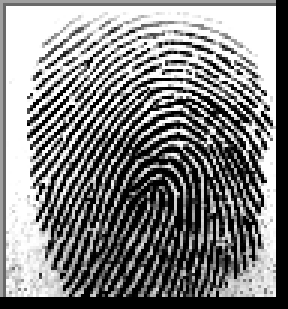
#> input picture apps/backend/tests/fixtures/socofing_real/100__M_Left_index_finger.BMP, 96 x 103 px (shown 3 times larger); its folder holds only this picture in this run
$ python -i gabor.py   (imports and definitions only)   (older library calls are emulated)
#> lines starting #> are read from the running program, lines starting #| are printed output that depends on the picture; after the words box and inside, x2 and y2 are one past the last pixel; in counts of white or black regions, pixels touching at a corner belong together
#> further down, picture is the input picture: shape (103, 96, 3); min 0, max 255, mean 130
"""Local Ridge Frequency estimation and Quality Map for fingerprints.

Implements the x-signature projection for local ridge frequency estimation
(Hong et al. 1998) and a 1-NN quality classifier (amplitude, frequency,
variance).  These outputs feed both the quality mask and the DPI-scaling
for the spurious-filter thresholds.

The actual Gabor 2D filtering is handled by :class:`CpuEnhancer`.  This
module focuses on the *measurements* needed to make downstream filters
robust against variable ridge spacing (latent prints, oblique captures).

Module 1 of the LATENT_AFIS_SOTA research plan.
"""

from __future__ import annotations

import logging

import cv2
import numpy as np
from scipy import ndimage, signal

from src.core.config import config
from src.core.interfaces import IPipelineStep, PipelineContext

logger = logging.getLogger(__name__)

# ---------------------------------------------------------------------------
# Constants (500 DPI basis — thresholds are DPI-scaled elsewhere)
# ---------------------------------------------------------------------------

# [1 line that did not run here, left out]
# [1 line that did not run here, left out]
# [1 line that did not run here, left out]
# [1 line that did not run here, left out]
# [1 line that did not run here, left out]

# Quality-map classification prototypes (Hong 1-NN)
# Each row: (amplitude, frequency, variance) for 6 clusters.
# Clusters 0-3: recoverable, 4-5: unrecoverable.
_Q_PROTOTYPES: np.ndarray = np.array([
    [0.35, 0.10, 0.50],
    [0.50, 0.15, 0.60],
    [0.25, 0.12, 0.40],
    [0.60, 0.18, 0.70],
    [0.05, 0.05, 0.10],
    [0.02, 0.08, 0.05],
], dtype=np.float32)

# [1 line that did not run here, left out]


# ---------------------------------------------------------------------------
# Orientation field (block-level, for frequency estimation input)
# ---------------------------------------------------------------------------


# [122 lines left out: functions _compute_block_orientation, estimate_local_frequency, not called in this run]


def _interpolate_frequency(
    freq_img: np.ndarray,
    kernel_size: int = 7,
    sigma: float = 3.0,
) -> np.ndarray:
    """Fill invalid (-1.0) blocks with Gaussian-weighted neighbours."""
#> called with kernel_size = 7, sigma = 3
    valid_mask = freq_img > 0
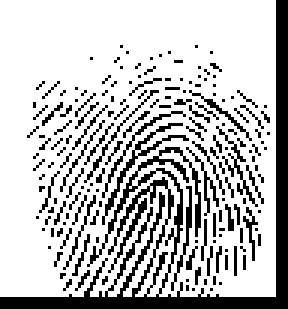
#> valid_mask: shape (103, 96, 3) bool (shown 3 times larger); 75.3% white; 173 black regions (161 under 20 px), largest, box (x1, y1, x2, y2) and area: (0, 0, 96, 103) 1320, (34, 41, 63, 75) 92, (72, 42, 86, 69) 54
    if valid_mask.all():
        return ndimage.gaussian_filter(freq_img, sigma=sigma)

    kernel = cv2.getGaussianKernel(kernel_size, sigma)
    kernel = kernel @ kernel.T
    kernel = kernel / kernel.sum()

    valid = np.where(valid_mask, freq_img, 0.0)
    weight_map = valid_mask.astype(np.float32)

#> (the run stopped early here; a loop or call above may not have finished)

$ run again, on apps/backend/tests/fixtures/socofing_real/100__M_Left_little_finger.BMP
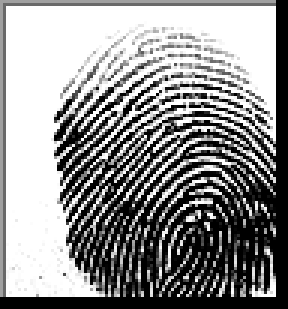
#> input picture apps/backend/tests/fixtures/socofing_real/100__M_Left_little_finger.BMP, 96 x 103 px (shown 3 times larger)
#> picture is the input picture: shape (103, 96, 3); min 0, max 255, mean 144.6
#> in _interpolate_frequency, `valid_mask = freq_img > 0`:
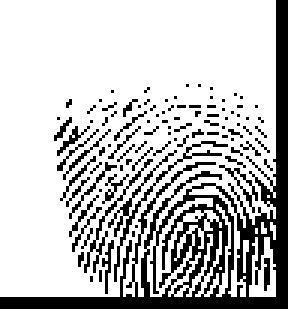
#> valid_mask: shape (103, 96, 3) bool (shown 3 times larger); 75.5% white; 97 black regions (86 under 20 px), largest, box (x1, y1, x2, y2) and area: (0, 0, 96, 103) 1669, (36, 47, 76, 94) 140, (28, 53, 51, 91) 69

$ run again, on apps/backend/tests/fixtures/socofing_real/100__M_Left_middle_finger.BMP
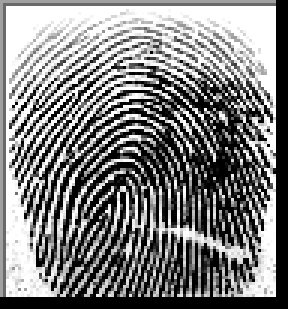
#> input picture apps/backend/tests/fixtures/socofing_real/100__M_Left_middle_finger.BMP, 96 x 103 px (shown 3 times larger)
#> picture is the input picture: shape (103, 96, 3); min 0, max 255, mean 128.1
#> in _interpolate_frequency, `valid_mask = freq_img > 0`:
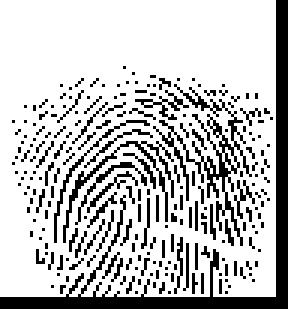
#> valid_mask: shape (103, 96, 3) bool (shown 3 times larger); 76% white; 227 black regions (215 under 20 px), largest, box (x1, y1, x2, y2) and area: (0, 0, 96, 103) 878, (51, 28, 84, 82) 304, (21, 47, 58, 81) 135

$ run again, on apps/backend/tests/fixtures/socofing_real/100__M_Left_ring_finger.BMP
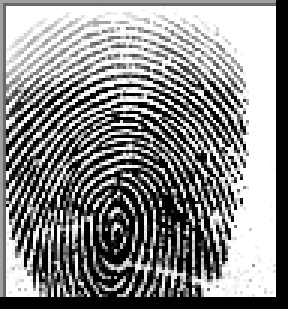
#> input picture apps/backend/tests/fixtures/socofing_real/100__M_Left_ring_finger.BMP, 96 x 103 px (shown 3 times larger)
#> picture is the input picture: shape (103, 96, 3); min 0, max 255, mean 137.3
#> in _interpolate_frequency, `valid_mask = freq_img > 0`:
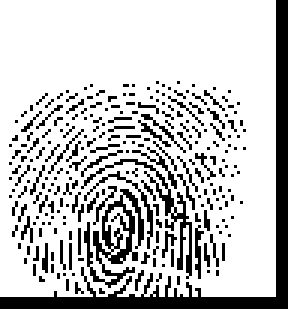
#> valid_mask: shape (103, 96, 3) bool (shown 3 times larger); 77.4% white; 245 black regions (238 under 20 px), largest, box (x1, y1, x2, y2) and area: (0, 0, 96, 103) 847, (28, 63, 48, 96) 242, (27, 53, 64, 93) 153
